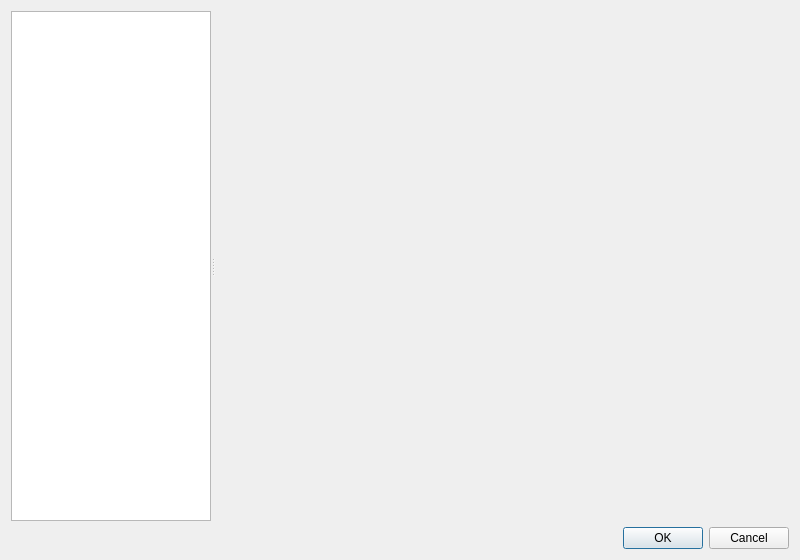
<?xml version="1.0" encoding="UTF-8"?>
<ui version="4.0">
 <class>TTSettingsDialog</class>
 <widget class="QDialog" name="TTSettingsDialog">
  <property name="geometry"><rect><x>0</x><y>0</y><width>800</width><height>560</height></rect></property>
  <property name="windowTitle"><string>TTCut-ng — Settings</string></property>
  <layout class="QVBoxLayout">
   <item>
    <widget class="QSplitter" name="mainSplitter">
     <property name="orientation"><enum>Qt::Horizontal</enum></property>
     <property name="childrenCollapsible"><bool>false</bool></property>
     <widget class="QListWidget" name="categoryList">
      <property name="minimumSize"><size><width>200</width><height>0</height></size></property>
      <property name="maximumSize"><size><width>200</width><height>16777215</height></size></property>
     </widget>
     <widget class="QStackedWidget" name="stackedPages"/>
    </widget>
   </item>
   <item>
    <layout class="QHBoxLayout">
     <item><spacer><property name="orientation"><enum>Qt::Horizontal</enum></property><property name="sizeHint" stdset="0"><size><width>40</width><height>20</height></size></property></spacer></item>
     <item><widget class="QPushButton" name="okButton"><property name="text"><string>OK</string></property></widget></item>
     <item><widget class="QPushButton" name="cancelButton"><property name="text"><string>Cancel</string></property></widget></item>
    </layout>
   </item>
  </layout>
 </widget>
 <connections>
  <connection>
   <sender>okButton</sender><signal>clicked()</signal>
   <receiver>TTSettingsDialog</receiver><slot>accept()</slot>
  </connection>
  <connection>
   <sender>cancelButton</sender><signal>clicked()</signal>
   <receiver>TTSettingsDialog</receiver><slot>reject()</slot>
  </connection>
 </connections>
</ui>
